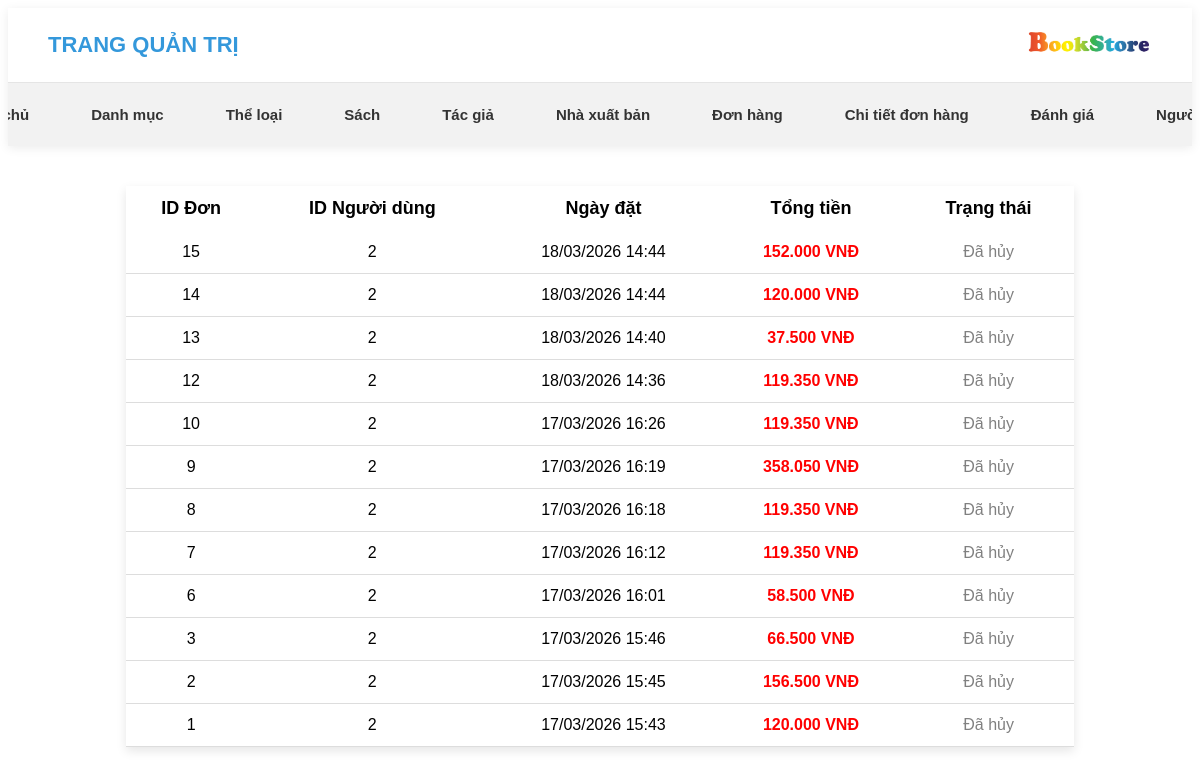
/admin/index.php?ql=qldonhang&ac=them, run on the app's committed database.
### tables this page shows
CREATE TABLE `donhang` (
  `IDDonHang` int(11) NOT NULL,
  `IDNguoiDung` int(11) NOT NULL,
  `NgayDat` datetime DEFAULT current_timestamp(),
  `TongTien` decimal(14,2) NOT NULL,
  `TrangThai` varchar(50) DEFAULT NULL,
  `PhuongThucTT` varchar(50) NOT NULL
);

### admin/modules/donhang/main.php (called while the page is built, shortened)
<?php
include("modules/donhang/lietke.php");
?>

### admin/modules/donhang/lietke.php (the view, shortened to what this page needs)
<?php
    $connect = mysqli_connect("localhost", "root", "", "bansach");
    mysqli_set_charset($connect, "utf8");
    $sql = "SELECT * FROM donhang ORDER BY IDDonHang DESC";
    $result = mysqli_query($connect, $sql);
?>
<div class="hienthi">
    <table class="table-lietke">
        <tr>
            <th>ID Đơn</th>
            <th>ID Người dùng</th>
            <th>Ngày đặt</th>
            <th>Tổng tiền</th>
            <th>Trạng thái</th>
        </tr>
        <?php
        if (mysqli_num_rows($result) > 0) {
            while ($row = mysqli_fetch_array($result)) {
        ?>
                <tr>
                    <td><?php echo $row['IDDonHang']; ?></td>
                    <td><?php echo $row['IDNguoiDung']; ?></td>
                    <td><?php echo date("d/m/Y H:i", strtotime($row['NgayDat'])); ?></td>
                    <td><b style="color: red;"><?php echo number_format($row['TongTien'], 0, ",", "."); ?> VNĐ</b></td>
                    <td>
                        <?php
                            if ($row['TrangThai'] == 0) echo '<span style="color: blue;">Đơn hàng mới</span>';
                            else if ($row['TrangThai'] == 1) echo '<span style="color: green;">Đã xử lý</span>';
                            else echo '<span style="color: gray;">Đã hủy</span>';
                        ?>
                    </td>
                </tr>
        <?php
            }
        }
        ?>
    </table>
</div>

### admin/css/adminstyle.css (style rules this page uses)
.hienthi { width: 80%; margin: 40px auto; }
td:last-child { white-space: nowrap; }
.table-lietke { width: 100%; border-collapse: collapse; font-family: Arial, sans-serif; background: white; box-shadow: 0 4px 10px rgba(0,0,0,0.1); }
.table-lietke th { background: white; color: black; padding: 12px; text-align: center; font-size: 18px; }
.table-lietke td { padding: 12px; border-bottom: 1px solid #ddd; text-align: center; }
.table-lietke td:nth-child(2) { max-width: 250px; white-space: nowrap; overflow: hidden; text-overflow: ellipsis; }

### data on the page
donhang: IDDonHang "15", IDNguoiDung "2", NgayDat "18/03/2026 14:44", TongTien "152.000", TrangThai "Đã hủy"
donhang: IDDonHang "14", IDNguoiDung "2", NgayDat "18/03/2026 14:44", TongTien "120.000", TrangThai "Đã hủy"
donhang: IDDonHang "13", IDNguoiDung "2", NgayDat "18/03/2026 14:40", TongTien "37.500", TrangThai "Đã hủy"
donhang: IDDonHang "12", IDNguoiDung "2", NgayDat "18/03/2026 14:36", TongTien "119.350", TrangThai "Đã hủy"
donhang: IDDonHang "10", IDNguoiDung "2", NgayDat "17/03/2026 16:26", TongTien "119.350", TrangThai "Đã hủy"
donhang: IDDonHang "9", IDNguoiDung "2", NgayDat "17/03/2026 16:19", TongTien "358.050", TrangThai "Đã hủy"
donhang: IDDonHang "8", IDNguoiDung "2", NgayDat "17/03/2026 16:18", TongTien "119.350", TrangThai "Đã hủy"
donhang: IDDonHang "7", IDNguoiDung "2", NgayDat "17/03/2026 16:12", TongTien "119.350", TrangThai "Đã hủy"
donhang: IDDonHang "6", IDNguoiDung "2", NgayDat "17/03/2026 16:01", TongTien "58.500", TrangThai "Đã hủy"
donhang: IDDonHang "3", IDNguoiDung "2", NgayDat "17/03/2026 15:46", TongTien "66.500", TrangThai "Đã hủy"
donhang: IDDonHang "2", IDNguoiDung "2", NgayDat "17/03/2026 15:45", TongTien "156.500", TrangThai "Đã hủy"
donhang: IDDonHang "1", IDNguoiDung "2", NgayDat "17/03/2026 15:43", TongTien "120.000", TrangThai "Đã hủy"
